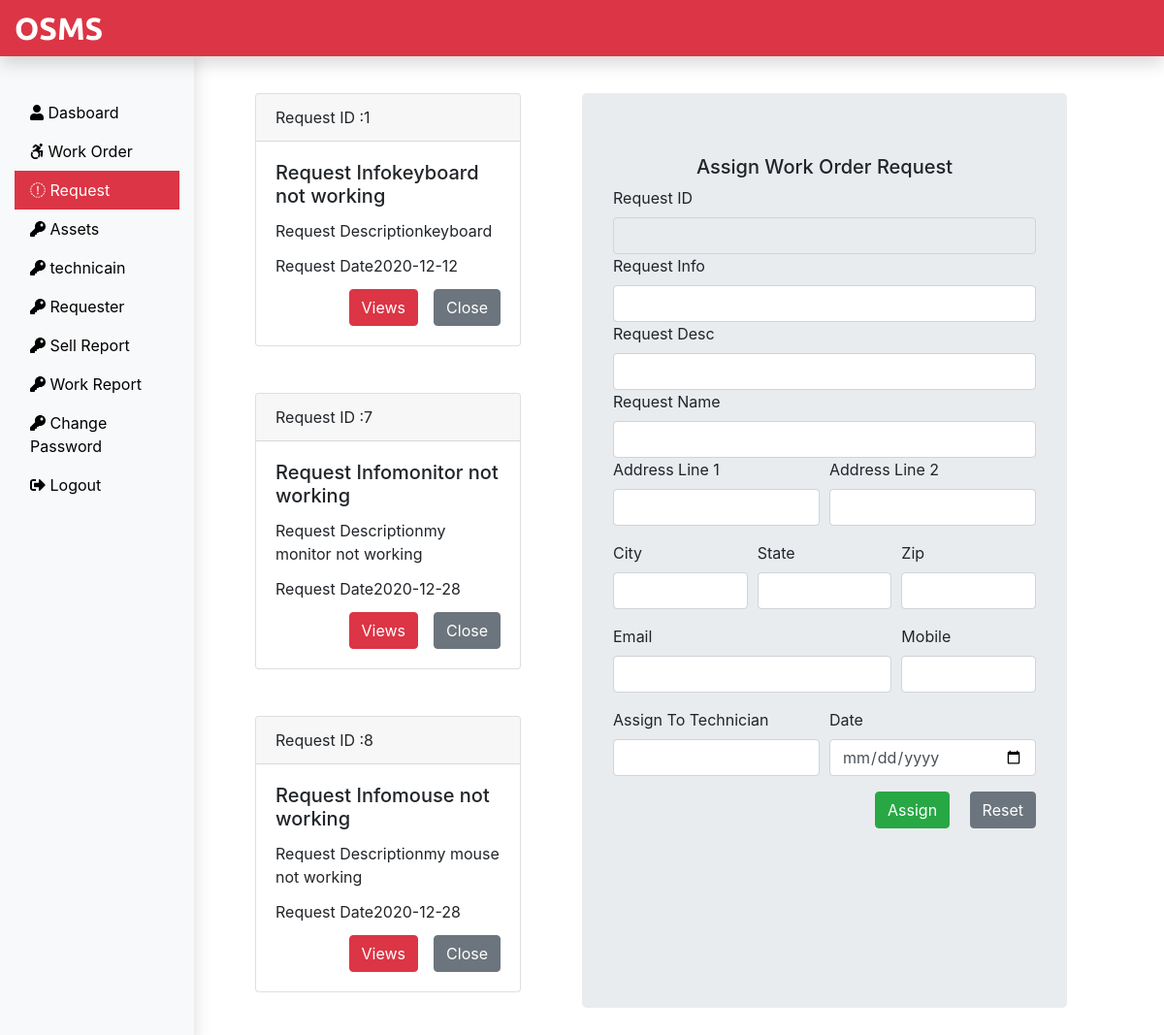
/Admin/request.php (signed in), run on the app's committed database.
### tables this page shows
CREATE TABLE IF NOT EXISTS `submitrequest_tb` (
  `request_id` int(11) NOT NULL AUTO_INCREMENT,
  `request_info` text NOT NULL,
  `request_desc` text NOT NULL,
  `request_name` varchar(60) NOT NULL,
  `request_add1` text NOT NULL,
  `request_add2` text NOT NULL,
  `request_city` varchar(60) NOT NULL,
  `request_state` varchar(60) NOT NULL,
  `request_zip` int(11) NOT NULL,
  `request_email` varchar(60) NOT NULL,
  `request_mobile` bigint(20) NOT NULL,
  `request_date` date NOT NULL,
  PRIMARY KEY (`request_id`)
);

### Admin/request.php (the view, shortened to what this page needs)
<?php
include('../dbConnection.php');
include('include/header.php');
?>
<div class="col-sm-4 mb-5">
    <?php
    $sql = "SELECT 	request_id , request_info , request_desc , request_date FROM submitrequest_tb";
    $result = $conn->query($sql);
    if($result->num_rows > 0){
        while($row = $result->fetch_assoc()){
          echo '<div class="card mt-5 mx-5">';
            echo '<div class="card-header">';
                echo 'Request ID :' . $row['request_id'];
            echo '</div>';
            echo '<div class="card-body">';
            echo '<h5 class="card-title"> Request Info'.$row['request_info'];
            echo '</h5>';
            echo '<p class="card-title"> Request Description'.$row['request_desc'];
            echo '</p>';
            echo '<p class="card-title"> Request Date'.$row['request_date'];
            echo '</p>';
           echo '<div class="float-right">';
                echo '<form method="POST">';
                        echo '<input type="submit" class="btn btn-danger mr-3" value="Views" name="views">';
                        echo '<input type="submit" class="btn btn-secondary" value="Close" name="close">';
                echo '</form>';
           echo '</div>';
            echo '</div>';
          echo '</div>';
        }
    }
    ?>
</div>
<?php
    include('assignworkform.php');
    include('include/footer.php');
  ?>

### Admin/include/header.php (shortened to what this page needs)
<!DOCTYPE html>
<html lang="en">
<head>
    <link rel="stylesheet" href="../css/bootstrap.min.css">
    <link rel="stylesheet" href="../css/all.min.css">
    <link rel="stylesheet" href="../css/custom.css">
</head>
<body>
     <nav class="navbar navbar-dark fixed-top bg-danger flex-md-nowrap p-0 shadow">
        <a href="Requesprofile.php" class="navbar-brand col-sm-3 col-md-2 mr-0">OSMS</a>
    </nav>
    <div class="container-fluid">
        <div class="row py-5">
            <nav class="col-sm-2 bg-light shadow py-5 sidebar d-print-none">
                <div class="sidebar-sticky">
                    <ul class="nav flex-column">
                        <li class="nav-item">
                            <a href="dashboard.php" class="nav-link  <?php if(PAGE == 'dashboard.php'){echo 'active';}?>">
                                <i class="fas fa-user"></i>
                                Dasboard
                            </a>
                        </li>
                        <li class="nav-item">
                            <a href="workoder.php" class="nav-link  <?php if(PAGE == 'workoder.php'){echo 'active';}?>">
                                <i class="fab fa-accessible-icon"></i>
                                Work Order
                            </a>
                        </li>
                        <li class="nav-item">
                            <a href="request.php" class="nav-link <?php if(PAGE == 'request.php'){echo 'active';}?>">
                                <i class="fas fa-align center"></i>
                                Request
                            </a>
                        </li>
                        <li class="nav-item">
                            <a href="asset.php" class="nav-link <?php if(PAGE == 'asset.php'){echo 'active';}?>">
                                <i class="fas fa-key"></i>
                                Assets
                            </a>
                        </li>
                        <li class="nav-item">
                            <a href="technicain.php" class="nav-link <?php if(PAGE == 'technicain.php'){echo 'active';}?>">
                                <i class="fas fa-key"></i>
                                technicain
                            </a>
                        </li>
                        <li class="nav-item">
                            <a href="requester.php" class="nav-link <?php if(PAGE == 'requester.php'){echo 'active';}?>">
                                <i class="fas fa-key"></i>
                                Requester
                            </a>
                        </li>
                        <li class="nav-item">
                            <a href="sellReport.php" class="nav-link <?php if(PAGE == 'sellReport.php'){echo 'active';}?>">
                                <i class="fas fa-key"></i>
                                Sell Report
                            </a>
                        </li>
                        <li class="nav-item">
                            <a href="workReport.php" class="nav-link <?php if(PAGE == 'workReport.php'){echo 'active';}?>">
                                <i class="fas fa-key"></i>
                                Work Report
                            </a>
                        </li>
                        <li class="nav-item">
                            <a href="changepassword.php" class="nav-link <?php if(PAGE == 'changepassword.php'){echo 'active';}?>">
                                <i class="fas fa-key"></i>
                                Change Password
                            </a>
                        </li>
                        <li class="nav-item">
                            <a href="../loguot.php" class="nav-link">
                                <i class="fas fa-sign-out-alt"></i>
                                Logout
                            </a>
                        </li>
                    </ul>
                </div>
            </nav>

### Admin/assignworkform.php (shortened to what this page needs)
<div class="col-sm-5 mt-5 jumbotron">
        <form action="" method="POST">
            <h5 class="text-center"> Assign Work Order Request</h5>
            <div class="form-gruop">
                <label for="request_id"> Request ID </label>
                <input type="text" class="form-control" id="request_id" name="request_id"
                value="<?php if(isset($row['request_id'])) echo $row['request_id'];  ?> " readonly>
            </div>
            <div class="form-gruop">
                <label for="request_id"> Request Info </label>
                <input type="text" class="form-control" id="request_info" name="request_info"
                value="<?php if(isset($row['request_info'])) echo $row['request_info'];  ?> ">
            </div>
            <div class="form-gruop">
                <label for="request_desc"> Request Desc </label>
                <input type="text" class="form-control" id="request_desc" name="request_desc"
                value="<?php if(isset($row['request_desc'])) echo $row['request_desc'];  ?> ">
            </div>
            <div class="form-gruop">
                <label for="request_name"> Request Name </label>
                <input type="text" class="form-control" id="request_name" name="request_name"
                value="<?php if(isset($row['request_name'])) echo $row['request_name'];  ?> ">
            </div>
            <div class="form-row">
                <div class="form-group col-md-6">
                    <label for="add1"> Address Line 1</label>
                    <input type="text" class="form-control" id="add1" name="request_add1"
                    value="<?php if(isset($row['request_add1'])) echo $row['request_add1'];  ?> ">
                </div>
                <div class="form-group col-md-6">
                    <label for="add2"> Address Line 2</label>
                    <input type="text" class="form-control" id="add2" name="request_add2"
                    value="<?php if(isset($row['request_add2'])) echo $row['request_add2'];  ?> ">
                </div>
            </div>
            <div class="form-row">
            <div class="form-group col-md-4">
                    <label for="city"> City</label>
                    <input type="text" class="form-control" id="city" name="request_city"
                    value="<?php if(isset($row['request_city'])) echo $row['request_city'];  ?> ">
                </div>
                <div class="form-group col-md-4">
                    <label for="state"> State</label>
                    <input type="text" class="form-control" id="state" name="request_state"
                    value="<?php if(isset($row['request_state'])) echo $row['request_state'];  ?> ">
                </div>
                <div class="form-group col-md-4">
                    <label for="zip"> Zip</label>
                    <input type="text" class="form-control" id="zip" name="request_zip"
                    onkeypress="isInputNumber(event)"
                     value="<?php if(isset($row['request_zip'])) echo $row['request_zip']; ?> ">
                </div>
            </div>
            <div class="form-row">
                <div class="form-group col-md-8">
                    <label for="reemail">Email</label>
                    <input type="email" class="form-control" id="reemail" name="request_email"
                    value="<?php if(isset($row['request_email'])) echo $row['request_email']; ?> ">
                </div>
                <div class="form-group col-md-4">
                    <label for="remobile">Mobile</label>
                    <input type="text" class="form-control" id="remobile" name="request_mobile"
                    value="<?php if(isset($row['request_mobile'])) echo $row['request_mobile']; ?> "
                    onkeypress="isInputNumber(event)">
                </div>
            </div>
            <div class="form-row">
                <div class="form-gruop col-md-6">
                    <label for="assigntech"> Assign To Technician</label>
                    <input type="text" class="form-control" id="assigntech" name="assigntech">
                </div>
                <div class="form-gruop col-md-6">
                    <label for="inputdate"> Date</label>
                    <input type="date" class="form-control" id="inputdate" name="inputdate">
                </div>
            </div>
            <div class="float-right mt-3">
                <button type="submit" class="btn btn-success mr-3" name="assign"> Assign</button>
                <button type="reset" class="btn btn-secondary" name="reset"> Reset</button>
            </div>
        </form>
    </div>
    <?php
    include('include/footer.php');
  ?>

### Admin/include/footer.php (shortened to what this page needs)
    </div>
    </div>
</body>
</html>

### css/custom.css (style rules this page uses)
.navbar-brand { font-family: 'Ubuntu', sans-serif; font-size: 2em; font-weight: bold; }
a { color: black; }
.active { color: white; background: #dc3545; }

### data on the page
submitrequest_tb: request_id "1", request_info "keyboard not working", request_desc "keyboard", request_date "2020-12-12"
submitrequest_tb: request_id "7", request_info "monitor not working", request_desc "my monitor not working", request_date "2020-12-28"
submitrequest_tb: request_id "8", request_info "mouse not working", request_desc "my mouse not working", request_date "2020-12-28"
